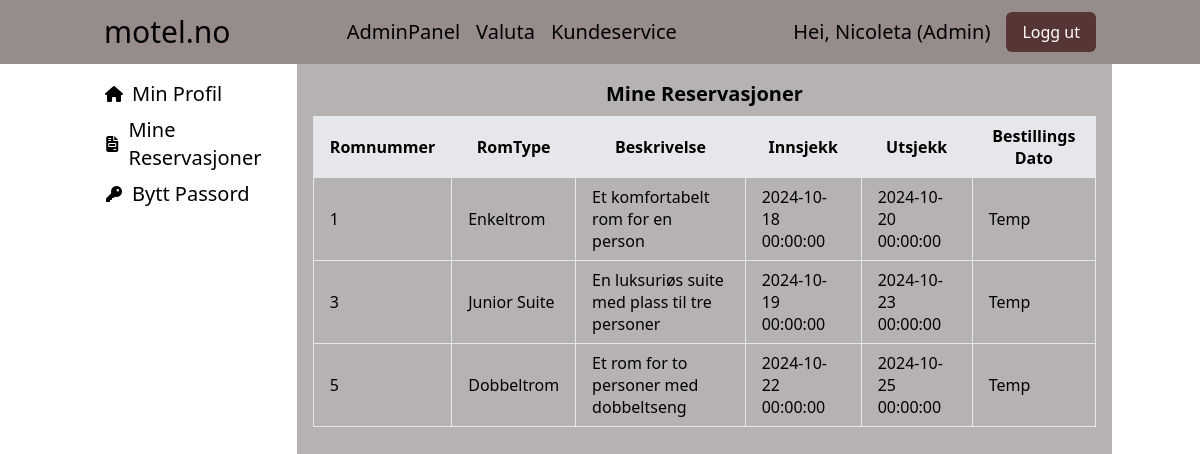
Page /Views/Users/UserReservations.php (signed in) on the committed database.
### tables this page shows
CREATE TABLE `Reservasjon` (
  `ReservasjonID` int(11) NOT NULL,
  `RomID` int(11) NOT NULL,
  `BrukerID` int(11) NOT NULL,
  `Innsjekk` datetime NOT NULL,
  `Utsjekk` datetime NOT NULL,
  `AntallPersoner` int(11) NOT NULL
);

CREATE TABLE `Romtype` (
  `RomtypeID` int(11) NOT NULL,
  `RomTypeNavn` varchar(50) NOT NULL,
  `RomKapsitet` int(11) NOT NULL,
  `Beskrivelse` varchar(1000) NOT NULL,
  `RoomTypeImage` varchar(255) DEFAULT NULL
);

### Includes/Classes/Reservation.php (called while the page is built, shortened)
<?php
class Reservation
{
    private $conn;
    public function __construct($conn)
    {
        $this->conn = $conn;
    }
    public function getReservationsLoggedInUser()
    {
        $brukerID = $_SESSION['BrukerID'];
        $sql = "
            SELECT r.RomID, r.Innsjekk, r.Utsjekk, rt.RomTypeNavn, rt.Beskrivelse
            FROM Reservasjon r
            JOIN RomID_RomType rid ON r.RomID = rid.RomID
            JOIN Romtype rt ON rid.RomtypeID = rt.RomtypeID
            WHERE r.BrukerID = ?
        ";
        $stmt = $this->conn->prepare($sql);
        $stmt->bind_param("i", $brukerID);
        $stmt->execute();
        $result = $stmt->get_result();
        $reservations = [];
        while ($row = $result->fetch_assoc()) {
            $reservations[] = $row;
        }
        return $reservations;
    }
}

### Includes/Components/MyReservations.php (the view, shortened to what this page needs)
<?php
include($_SERVER['DOCUMENT_ROOT'] . '/Rombooking-system-/Includes/Classes/Reservation.php');
$userReservations = new Reservation($conn);
$reservations = $userReservations->getReservationsLoggedInUser();
?>
<div class="reservations-section">
    <h2 class="text-xl text-center font-semibold pb-2">Mine Reservasjoner</h2>
    <?php if (!empty($reservations)): ?>
        <table class="table-auto w-full border-collapse">
            <thead>
                <tr class="bg-gray-200">
                    <th class="border px-4 py-2">Romnummer</th>
                    <th class="border px-4 py-2">RomType</th>
                    <th class="border px-4 py-2">Beskrivelse</th>
                    <th class="border px-4 py-2">Innsjekk</th>
                    <th class="border px-4 py-2">Utsjekk</th>
                    <th class="border px-4 py-2">Bestillings Dato</th>
                </tr>
            </thead>
            <tbody>
                <?php foreach ($reservations as $reservation): ?>
                    <tr>
                        <td class="border px-4 py-2"><?php echo htmlspecialchars($reservation['RomID']); ?></td>
                        <td class="border px-4 py-2"><?php echo htmlspecialchars($reservation['RomTypeNavn']); ?></td>
                        <td class="border px-4 py-2"><?php echo htmlspecialchars($reservation['Beskrivelse']); ?></td>
                        <td class="border px-4 py-2"><?php echo htmlspecialchars($reservation['Innsjekk']); ?></td>
                        <td class="border px-4 py-2"><?php echo htmlspecialchars($reservation['Utsjekk']); ?></td>
                        <td class="border px-4 py-2">Temp</td>
                    </tr>
                <?php endforeach; ?>
            </tbody>
        </table>
    <?php else: ?>
        <p class="text-center">Ingen reservasjoner funnet.</p>
    <?php endif; ?>
</div>

### rows in the picture
reservasjon: RomID "1", romtype.RomTypeNavn "Enkeltrom", romtype.Beskrivelse "Et komfortabelt rom for en person", Innsjekk "2024-10-18 00:00:00", Utsjekk "2024-10-20 00:00:00"
reservasjon: RomID "3", romtype.RomTypeNavn "Junior Suite", romtype.Beskrivelse "En luksuriøs suite med plass til tre personer", Innsjekk "2024-10-19 00:00:00", Utsjekk "2024-10-23 00:00:00"
reservasjon: RomID "5", romtype.RomTypeNavn "Dobbeltrom", romtype.Beskrivelse "Et rom for to personer med dobbeltseng", Innsjekk "2024-10-22 00:00:00", Utsjekk "2024-10-25 00:00:00"

### other values in the picture
$_SESSION['UserName'] "Nicoleta"
